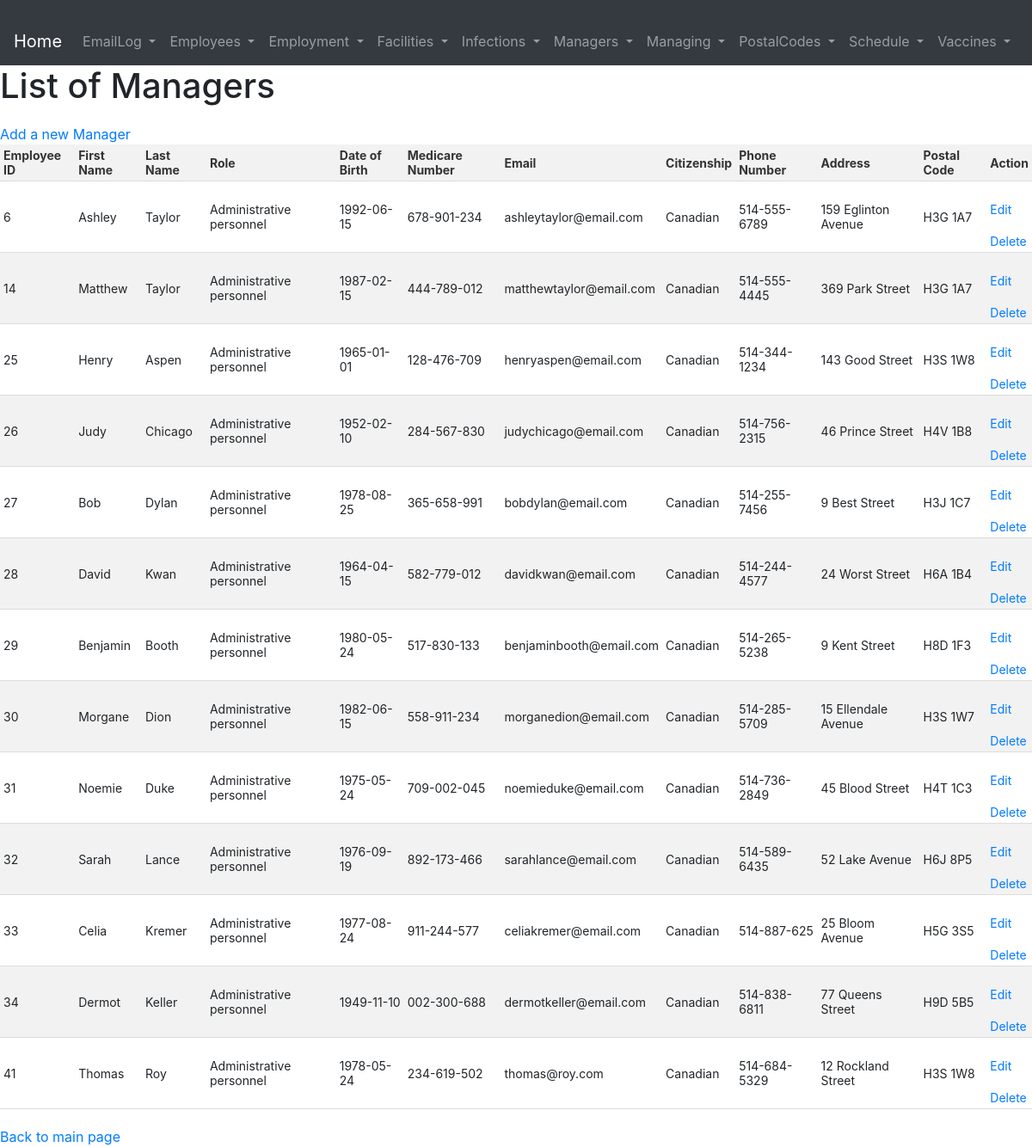
/pages/Managers/index.php, run on the app's committed database.
### tables this page shows
CREATE TABLE Managers (
  EmployeeID INT PRIMARY KEY,
  FOREIGN KEY (EmployeeID) REFERENCES Employees(EmployeeID)
);

CREATE TABLE Employees (
  EmployeeID INT PRIMARY KEY,
  FName VARCHAR(255),
  LName VARCHAR(255),
  Role VARCHAR(255),
  DoBirth DATE,
  MedicareNumber VARCHAR(255) NOT NULL UNIQUE,
  Email VARCHAR(255),
  Citizenship VARCHAR(255),
  PhoneNumber VARCHAR(255),
  Address VARCHAR(255),
  PostalCode VARCHAR(255),
  FOREIGN KEY (PostalCode) REFERENCES PostalCodes(PostalCode),
  CHECK (Role IN ('Nurse', 'Doctor', 'Cashier', 'Pharmacist', 'Receptionist', 'Administrative personnel', 'Security personnel', 'Regular employee'))
);

### pages/Managers/index.php (the view, shortened to what this page needs)
<?php require_once '../../database.php';
    include '../header.php';
    $statement = $conn->prepare('SELECT * FROM Managers, Employees WHERE Managers.EmployeeID = Employees.EmployeeID');
    $statement->execute();
    mysqli_stmt_bind_result($statement, $row['EmployeeID'], $row['EmployeeID2'], $row['FirstName'], $row['LastName'], $row['Role'], $row['DateOfBirth'], $row['MedicareNumber'], $row['Email'], $row['Citizenship'], $row['PhoneNumber'], $row['Address'], $row['PostalCode'])
?>
<!DOCTYPE html>
<html lang="en">
<head>
    <link rel="stylesheet" href="../../pages/style.css">
</head>
<body>
    <h1>List of Managers</h1>
    <a href="./create.php">Add a new Manager</a>
    <table>
        <thead>
            <tr>
                <th>Employee ID</th>
                <th>First Name</th>
                <th>Last Name</th>
                <th>Role</th>
                <th>Date of Birth</th>
                <th>Medicare Number</th>
                <th>Email</th>
                <th>Citizenship</th>
                <th>Phone Number</th>
                <th>Address</th>
                <th>Postal Code</th>
                <th>Action</th>
            </tr>
        </thead>
        <tbody>
            <?php while (mysqli_stmt_fetch($statement)) {?>
                <tr>
                    <td><?php echo $row['EmployeeID'] ?></td>
                    <td><?php echo $row['FirstName'] ?></td>
                    <td><?php echo $row['LastName'] ?></td>
                    <td><?php echo $row['Role'] ?></td>
                    <td><?php echo $row['DateOfBirth'] ?></td>
                    <td><?php echo $row['MedicareNumber'] ?></td>
                    <td><?php echo $row['Email'] ?></td>
                    <td><?php echo $row['Citizenship'] ?></td>
                    <td><?php echo $row['PhoneNumber'] ?></td>
                    <td><?php echo $row['Address'] ?></td>
                    <td><?php echo $row['PostalCode'] ?></td>
                    <td>
                        <a href="./edit.php?EmployeeID=<?php echo $row["EmployeeID" ] ?>" style="pointer-events: none">Edit</a>
                        <a href="./delete.php?EmployeeID=<?php echo $row["EmployeeID"] ?>">Delete</a>
                    </td>
                </tr>
            <?php }; ?>
        </tbody>
    </table>
    <a href="../../index.php">Back to main page</a>
</body>
</html>

### pages/style.css (style rules this page uses)
table { border-collapse: collapse; width: 100%; margin-top: 20px auto; }
th, td { padding: 4px; text-align: left; border-bottom: 1px solid #ddd; font-size: 14px; }
th { background-color: #f2f2f2; color: #333; font-weight: bold; }
tr:nth-child(even) { background-color: #f2f2f2; }
a { display: block; margin-top: 20px; }

### data on the page
managers: EmployeeID.EmployeeID "6", EmployeeID.FName "Ashley", EmployeeID.LName "Taylor", EmployeeID.Role "Administrative personnel", EmployeeID.DoBirth "1992-06-15", EmployeeID.MedicareNumber "678-901-234", EmployeeID.Email "ashleytaylor@email.com", EmployeeID.Citizenship "Canadian", EmployeeID.PhoneNumber "514-555-6789", EmployeeID.Address "159 Eglinton Avenue", EmployeeID.PostalCode "H3G 1A7"
managers: EmployeeID.EmployeeID "14", EmployeeID.FName "Matthew", EmployeeID.LName "Taylor", EmployeeID.Role "Administrative personnel", EmployeeID.DoBirth "1987-02-15", EmployeeID.MedicareNumber "444-789-012", EmployeeID.Email "matthewtaylor@email.com", EmployeeID.Citizenship "Canadian", EmployeeID.PhoneNumber "514-555-4445", EmployeeID.Address "369 Park Street", EmployeeID.PostalCode "H3G 1A7"
managers: EmployeeID.EmployeeID "25", EmployeeID.FName "Henry", EmployeeID.LName "Aspen", EmployeeID.Role "Administrative personnel", EmployeeID.DoBirth "1965-01-01", EmployeeID.MedicareNumber "128-476-709", EmployeeID.Email "henryaspen@email.com", EmployeeID.Citizenship "Canadian", EmployeeID.PhoneNumber "514-344-1234", EmployeeID.Address "143 Good Street", EmployeeID.PostalCode "H3S 1W8"
managers: EmployeeID.EmployeeID "26", EmployeeID.FName "Judy", EmployeeID.LName "Chicago", EmployeeID.Role "Administrative personnel", EmployeeID.DoBirth "1952-02-10", EmployeeID.MedicareNumber "284-567-830", EmployeeID.Email "judychicago@email.com", EmployeeID.Citizenship "Canadian", EmployeeID.PhoneNumber "514-756-2315", EmployeeID.Address "46 Prince Street", EmployeeID.PostalCode "H4V 1B8"
managers: EmployeeID.EmployeeID "27", EmployeeID.FName "Bob", EmployeeID.LName "Dylan", EmployeeID.Role "Administrative personnel", EmployeeID.DoBirth "1978-08-25", EmployeeID.MedicareNumber "365-658-991", EmployeeID.Email "bobdylan@email.com", EmployeeID.Citizenship "Canadian", EmployeeID.PhoneNumber "514-255-7456", EmployeeID.Address "9 Best Street", EmployeeID.PostalCode "H3J 1C7"
managers: EmployeeID.EmployeeID "28", EmployeeID.FName "David", EmployeeID.LName "Kwan", EmployeeID.Role "Administrative personnel", EmployeeID.DoBirth "1964-04-15", EmployeeID.MedicareNumber "582-779-012", EmployeeID.Email "davidkwan@email.com", EmployeeID.Citizenship "Canadian", EmployeeID.PhoneNumber "514-244-4577", EmployeeID.Address "24 Worst Street", EmployeeID.PostalCode "H6A 1B4"
managers: EmployeeID.EmployeeID "29", EmployeeID.FName "Benjamin", EmployeeID.LName "Booth", EmployeeID.Role "Administrative personnel", EmployeeID.DoBirth "1980-05-24", EmployeeID.MedicareNumber "517-830-133", EmployeeID.Email "benjaminbooth@email.com", EmployeeID.Citizenship "Canadian", EmployeeID.PhoneNumber "514-265-5238", EmployeeID.Address "9 Kent Street", EmployeeID.PostalCode "H8D 1F3"
managers: EmployeeID.EmployeeID "30", EmployeeID.FName "Morgane", EmployeeID.LName "Dion", EmployeeID.Role "Administrative personnel", EmployeeID.DoBirth "1982-06-15", EmployeeID.MedicareNumber "558-911-234", EmployeeID.Email "morganedion@email.com", EmployeeID.Citizenship "Canadian", EmployeeID.PhoneNumber "514-285-5709", EmployeeID.Address "15 Ellendale Avenue", EmployeeID.PostalCode "H3S 1W7"
managers: EmployeeID.EmployeeID "31", EmployeeID.FName "Noemie", EmployeeID.LName "Duke", EmployeeID.Role "Administrative personnel", EmployeeID.DoBirth "1975-05-24", EmployeeID.MedicareNumber "709-002-045", EmployeeID.Email "noemieduke@email.com", EmployeeID.Citizenship "Canadian", EmployeeID.PhoneNumber "514-736-2849", EmployeeID.Address "45 Blood Street", EmployeeID.PostalCode "H4T 1C3"
managers: EmployeeID.EmployeeID "32", EmployeeID.FName "Sarah", EmployeeID.LName "Lance", EmployeeID.Role "Administrative personnel", EmployeeID.DoBirth "1976-09-19", EmployeeID.MedicareNumber "892-173-466", EmployeeID.Email "sarahlance@email.com", EmployeeID.Citizenship "Canadian", EmployeeID.PhoneNumber "514-589-6435", EmployeeID.Address "52 Lake Avenue", EmployeeID.PostalCode "H6J 8P5"
managers: EmployeeID.EmployeeID "33", EmployeeID.FName "Celia", EmployeeID.LName "Kremer", EmployeeID.Role "Administrative personnel", EmployeeID.DoBirth "1977-08-24", EmployeeID.MedicareNumber "911-244-577", EmployeeID.Email "celiakremer@email.com", EmployeeID.Citizenship "Canadian", EmployeeID.PhoneNumber "514-887-625", EmployeeID.Address "25 Bloom Avenue", EmployeeID.PostalCode "H5G 3S5"
managers: EmployeeID.EmployeeID "34", EmployeeID.FName "Dermot", EmployeeID.LName "Keller", EmployeeID.Role "Administrative personnel", EmployeeID.DoBirth "1949-11-10", EmployeeID.MedicareNumber "002-300-688", EmployeeID.Email "dermotkeller@email.com", EmployeeID.Citizenship "Canadian", EmployeeID.PhoneNumber "514-838-6811", EmployeeID.Address "77 Queens Street", EmployeeID.PostalCode "H9D 5B5"
managers: EmployeeID.EmployeeID "41", EmployeeID.FName "Thomas", EmployeeID.LName "Roy", EmployeeID.Role "Administrative personnel", EmployeeID.DoBirth "1978-05-24", EmployeeID.MedicareNumber "234-619-502", EmployeeID.Email "thomas@roy.com", EmployeeID.Citizenship "Canadian", EmployeeID.PhoneNumber "514-684-5329", EmployeeID.Address "12 Rockland Street", EmployeeID.PostalCode "H3S 1W8"
